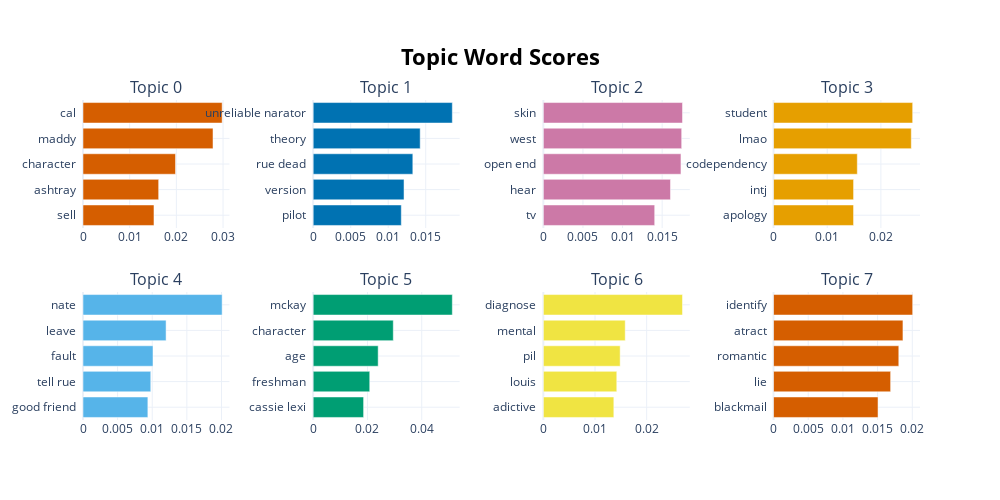

Write notebook code for a chart like this one.
### Code cell
model.visualize_barchart(top_n_topics=8)

### Figure 1 — Plotly figure (JSON) as saved in the notebook; plotly's stock layout.template omitted (floating-point values rounded to 4 significant figures)
{"data": [{"marker": {"color": "#D55E00"}, "orientation": "h", "type": "bar", "x": [0.0152, 0.01621, 0.01982, 0.02785, 0.02981], "xaxis": "x", "y": ["sell  ", "ashtray  ", "character  ", "maddy  ", "cal  "], "yaxis": "y"}, {"marker": {"color": "#0072B2"}, "orientation": "h", "type": "bar", "x": [0.01175, 0.01211, 0.01328, 0.01426, 0.01855], "xaxis": "x2", "y": ["pilot  ", "version  ", "rue dead  ", "theory  ", "unreliable narator  "], "yaxis": "y2"}, {"marker": {"color": "#CC79A7"}, "orientation": "h", "type": "bar", "x": [0.01406, 0.01605, 0.01738, 0.01747, 0.01757], "xaxis": "x3", "y": ["tv  ", "hear  ", "open end  ", "west  ", "skin  "], "yaxis": "y3"}, {"marker": {"color": "#E69F00"}, "orientation": "h", "type": "bar", "x": [0.01491, 0.01491, 0.01561, 0.02567, 0.02592], "xaxis": "x4", "y": ["apology  ", "intj  ", "codependency  ", "lmao  ", "student  "], "yaxis": "y4"}, {"marker": {"color": "#56B4E9"}, "orientation": "h", "type": "bar", "x": [0.009367, 0.009787, 0.01011, 0.012, 0.0201], "xaxis": "x5", "y": ["good friend  ", "tell rue  ", "fault  ", "leave  ", "nate  "], "yaxis": "y5"}, {"marker": {"color": "#009E73"}, "orientation": "h", "type": "bar", "x": [0.01858, 0.02084, 0.02395, 0.02952, 0.05127], "xaxis": "x6", "y": ["cassie lexi  ", "freshman  ", "age  ", "character  ", "mckay  "], "yaxis": "y6"}, {"marker": {"color": "#F0E442"}, "orientation": "h", "type": "bar", "x": [0.01364, 0.01422, 0.01487, 0.01585, 0.02694], "xaxis": "x7", "y": ["adictive  ", "louis  ", "pil  ", "mental  ", "diagnose  "], "yaxis": "y7"}, {"marker": {"color": "#D55E00"}, "orientation": "h", "type": "bar", "x": [0.01506, 0.01688, 0.01805, 0.01865, 0.02005], "xaxis": "x8", "y": ["blackmail  ", "lie  ", "romantic  ", "atract  ", "identify  "], "yaxis": "y8"}], "layout": {"annotations": [{"font": {"size": 16}, "showarrow": false, "text": "Topic 0", "x": 0.0875, "xanchor": "center", "xref": "paper", "y": 1, "yanchor": "bottom", "yref": "paper"}, {"font": {"size": 16}, "showarrow": false, "text": "Topic 1", "x": 0.3625, "xanchor": "center", "xref": "paper", "y": 1, "yanchor": "bottom", "yref": "paper"}, {"font": {"size": 16}, "showarrow": false, "text": "Topic 2", "x": 0.6375, "xanchor": "center", "xref": "paper", "y": 1, "yanchor": "bottom", "yref": "paper"}, {"font": {"size": 16}, "showarrow": false, "text": "Topic 3", "x": 0.9125, "xanchor": "center", "xref": "paper", "y": 1, "yanchor": "bottom", "yref": "paper"}, {"font": {"size": 16}, "showarrow": false, "text": "Topic 4", "x": 0.0875, "xanchor": "center", "xref": "paper", "y": 0.4, "yanchor": "bottom", "yref": "paper"}, {"font": {"size": 16}, "showarrow": false, "text": "Topic 5", "x": 0.3625, "xanchor": "center", "xref": "paper", "y": 0.4, "yanchor": "bottom", "yref": "paper"}, {"font": {"size": 16}, "showarrow": false, "text": "Topic 6", "x": 0.6375, "xanchor": "center", "xref": "paper", "y": 0.4, "yanchor": "bottom", "yref": "paper"}, {"font": {"size": 16}, "showarrow": false, "text": "Topic 7", "x": 0.9125, "xanchor": "center", "xref": "paper", "y": 0.4, "yanchor": "bottom", "yref": "paper"}], "height": 500, "hoverlabel": {"bgcolor": "white", "font": {"family": "Rockwell", "size": 16}}, "showlegend": false, "title": {"font": {"color": "Black", "size": 22}, "text": "<b>Topic Word Scores", "x": 0.5, "xanchor": "center", "yanchor": "top"}, "width": 1000, "xaxis": {"anchor": "y", "domain": [0, 0.175], "showgrid": true}, "xaxis2": {"anchor": "y2", "domain": [0.275, 0.45], "showgrid": true}, "xaxis3": {"anchor": "y3", "domain": [0.55, 0.725], "showgrid": true}, "xaxis4": {"anchor": "y4", "domain": [0.825, 1], "showgrid": true}, "xaxis5": {"anchor": "y5", "domain": [0, 0.175], "showgrid": true}, "xaxis6": {"anchor": "y6", "domain": [0.275, 0.45], "showgrid": true}, "xaxis7": {"anchor": "y7", "domain": [0.55, 0.725], "showgrid": true}, "xaxis8": {"anchor": "y8", "domain": [0.825, 1], "showgrid": true}, "yaxis": {"anchor": "x", "domain": [0.6, 1], "showgrid": true}, "yaxis2": {"anchor": "x2", "domain": [0.6, 1], "showgrid": true}, "yaxis3": {"anchor": "x3", "domain": [0.6, 1], "showgrid": true}, "yaxis4": {"anchor": "x4", "domain": [0.6, 1], "showgrid": true}, "yaxis5": {"anchor": "x5", "domain": [0, 0.4], "showgrid": true}, "yaxis6": {"anchor": "x6", "domain": [0, 0.4], "showgrid": true}, "yaxis7": {"anchor": "x7", "domain": [0, 0.4], "showgrid": true}, "yaxis8": {"anchor": "x8", "domain": [0, 0.4], "showgrid": true}}}
